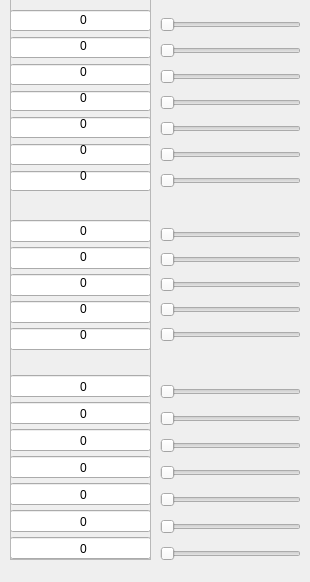
      <widget class="QWidget" name="tab_9">
       <attribute name="title">
        <string>2018</string>
       </attribute>
       <widget class="QFrame" name="verticalFrame_5">
        <property name="geometry">
         <rect>
          <x>10</x>
          <y>215</y>
          <width>141</width>
          <height>141</height>
         </rect>
        </property>
        <layout class="QVBoxLayout" name="verticalLayout_18">
         <property name="spacing">
          <number>0</number>
         </property>
         <property name="leftMargin">
          <number>0</number>
         </property>
         <property name="topMargin">
          <number>0</number>
         </property>
         <property name="rightMargin">
          <number>0</number>
         </property>
         <property name="bottomMargin">
          <number>0</number>
         </property>
         <item>
          <widget class="QLineEdit" name="lineEdit_2_1410"/>
         </item>
         <item>
          <widget class="QLineEdit" name="lineEdit_2_1420"/>
         </item>
         <item>
          <widget class="QLineEdit" name="lineEdit_2_1430"/>
         </item>
         <item>
          <widget class="QLineEdit" name="lineEdit_2_1450"/>
         </item>
         <item>
          <widget class="QLineEdit" name="lineEdit_2_1400"/>
         </item>
        </layout>
       </widget>
       <widget class="QFrame" name="verticalFrame_18">
        <property name="geometry">
         <rect>
          <x>10</x>
          <y>10</y>
          <width>141</width>
          <height>181</height>
         </rect>
        </property>
        <layout class="QVBoxLayout" name="verticalLayout_30">
         <property name="leftMargin">
          <number>0</number>
         </property>
         <property name="topMargin">
          <number>0</number>
         </property>
         <property name="rightMargin">
          <number>0</number>
         </property>
         <property name="bottomMargin">
          <number>0</number>
         </property>
         <item>
          <widget class="QLineEdit" name="lineEdit_2_1310">
           <property name="clearButtonEnabled">
            <bool>true</bool>
           </property>
          </widget>
         </item>
         <item>
          <widget class="QLineEdit" name="lineEdit_2_1320"/>
         </item>
         <item>
          <widget class="QLineEdit" name="lineEdit_2_1340"/>
         </item>
         <item>
          <widget class="QLineEdit" name="lineEdit_2_1350"/>
         </item>
         <item>
          <widget class="QLineEdit" name="lineEdit_2_1360"/>
         </item>
         <item>
          <widget class="QLineEdit" name="lineEdit_2_1370"/>
         </item>
         <item>
          <widget class="QLineEdit" name="lineEdit_2_1300"/>
         </item>
        </layout>
       </widget>
       <widget class="QFrame" name="verticalFrame_19">
        <property name="geometry">
         <rect>
          <x>10</x>
          <y>370</y>
          <width>141</width>
          <height>201</height>
         </rect>
        </property>
        <layout class="QVBoxLayout" name="verticalLayout_19">
         <property name="spacing">
          <number>0</number>
         </property>
         <property name="leftMargin">
          <number>0</number>
         </property>
         <property name="topMargin">
          <number>0</number>
         </property>
         <property name="rightMargin">
          <number>0</number>
         </property>
         <property name="bottomMargin">
          <number>0</number>
         </property>
         <item>
          <widget class="QLineEdit" name="lineEdit_2_1510"/>
         </item>
         <item>
          <widget class="QLineEdit" name="lineEdit_2_1520"/>
         </item>
         <item>
          <widget class="QLineEdit" name="lineEdit_2_1530"/>
         </item>
         <item>
          <widget class="QLineEdit" name="lineEdit_2_1540"/>
         </item>
         <item>
          <widget class="QLineEdit" name="lineEdit_2_1550"/>
         </item>
         <item>
          <widget class="QLineEdit" name="lineEdit_2_1500"/>
         </item>
         <item>
          <widget class="QLineEdit" name="lineEdit_2_1700"/>
         </item>
        </layout>
       </widget>
       <widget class="QFrame" name="verticalFrame_29">
        <property name="geometry">
         <rect>
          <x>160</x>
          <y>219</y>
          <width>141</width>
          <height>131</height>
         </rect>
        </property>
        <layout class="QVBoxLayout" name="verticalLayout_31">
         <property name="spacing">
          <number>2</number>
         </property>
         <property name="leftMargin">
          <number>0</number>
         </property>
         <property name="topMargin">
          <number>0</number>
         </property>
         <property name="rightMargin">
          <number>0</number>
         </property>
         <property name="bottomMargin">
          <number>0</number>
         </property>
         <item>
          <widget class="QSlider" name="horizontalSlider_2_1410">
           <property name="maximum">
            <number>1000000</number>
           </property>
           <property name="orientation">
            <enum>Qt::Horizontal</enum>
           </property>
          </widget>
         </item>
         <item>
          <widget class="QSlider" name="horizontalSlider_2_1420">
           <property name="maximum">
            <number>1000000</number>
           </property>
           <property name="orientation">
            <enum>Qt::Horizontal</enum>
           </property>
          </widget>
         </item>
         <item>
          <widget class="QSlider" name="horizontalSlider_2_1430">
           <property name="maximum">
            <number>1000000</number>
           </property>
           <property name="orientation">
            <enum>Qt::Horizontal</enum>
           </property>
          </widget>
         </item>
         <item>
          <widget class="QSlider" name="horizontalSlider_2_1450">
           <property name="maximum">
            <number>1000000</number>
           </property>
           <property name="orientation">
            <enum>Qt::Horizontal</enum>
           </property>
          </widget>
         </item>
         <item>
          <widget class="QSlider" name="horizontalSlider_2_1400">
           <property name="maximum">
            <number>1000000</number>
           </property>
           <property name="orientation">
            <enum>Qt::Horizontal</enum>
           </property>
          </widget>
         </item>
        </layout>
       </widget>
       <widget class="QFrame" name="verticalFrame_30">
        <property name="geometry">
         <rect>
          <x>160</x>
          <y>6</y>
          <width>141</width>
          <height>193</height>
         </rect>
        </property>
        <layout class="QVBoxLayout" name="verticalLayout_32">
         <property name="spacing">
          <number>0</number>
         </property>
         <property name="leftMargin">
          <number>0</number>
         </property>
         <property name="topMargin">
          <number>0</number>
         </property>
         <property name="rightMargin">
          <number>0</number>
         </property>
         <property name="bottomMargin">
          <number>0</number>
         </property>
         <item>
          <widget class="QSlider" name="horizontalSlider_2_1310">
           <property name="maximum">
            <number>1000000</number>
           </property>
           <property name="orientation">
            <enum>Qt::Horizontal</enum>
           </property>
          </widget>
         </item>
         <item>
          <widget class="QSlider" name="horizontalSlider_2_1320">
           <property name="maximum">
            <number>1000000</number>
           </property>
           <property name="orientation">
            <enum>Qt::Horizontal</enum>
           </property>
          </widget>
         </item>
         <item>
          <widget class="QSlider" name="horizontalSlider_2_1340">
           <property name="maximum">
            <number>1000000</number>
           </property>
           <property name="orientation">
            <enum>Qt::Horizontal</enum>
           </property>
          </widget>
         </item>
         <item>
          <widget class="QSlider" name="horizontalSlider_2_1350">
           <property name="maximum">
            <number>1000000</number>
           </property>
           <property name="orientation">
            <enum>Qt::Horizontal</enum>
           </property>
          </widget>
         </item>
         <item>
          <widget class="QSlider" name="horizontalSlider_2_1360">
           <property name="maximum">
            <number>1000000</number>
           </property>
           <property name="orientation">
            <enum>Qt::Horizontal</enum>
           </property>
          </widget>
         </item>
         <item>
          <widget class="QSlider" name="horizontalSlider_2_1370">
           <property name="maximum">
            <number>1000000</number>
           </property>
           <property name="orientation">
            <enum>Qt::Horizontal</enum>
           </property>
          </widget>
         </item>
         <item>
          <widget class="QSlider" name="horizontalSlider_2_1300">
           <property name="maximum">
            <number>1000000</number>
           </property>
           <property name="orientation">
            <enum>Qt::Horizontal</enum>
           </property>
          </widget>
         </item>
        </layout>
       </widget>
       <widget class="QFrame" name="verticalFrame_31">
        <property name="geometry">
         <rect>
          <x>160</x>
          <y>372</y>
          <width>141</width>
          <height>201</height>
         </rect>
        </property>
        <layout class="QVBoxLayout" name="verticalLayout_33">
         <property name="spacing">
          <number>0</number>
         </property>
         <property name="leftMargin">
          <number>0</number>
         </property>
         <property name="topMargin">
          <number>0</number>
         </property>
         <property name="rightMargin">
          <number>0</number>
         </property>
         <property name="bottomMargin">
          <number>0</number>
         </property>
         <item>
          <widget class="QSlider" name="horizontalSlider_2_1510">
           <property name="maximum">
            <number>1000000</number>
           </property>
           <property name="orientation">
            <enum>Qt::Horizontal</enum>
           </property>
          </widget>
         </item>
         <item>
          <widget class="QSlider" name="horizontalSlider_2_1520">
           <property name="maximum">
            <number>1000000</number>
           </property>
           <property name="orientation">
            <enum>Qt::Horizontal</enum>
           </property>
          </widget>
         </item>
         <item>
          <widget class="QSlider" name="horizontalSlider_2_1530">
           <property name="maximum">
            <number>1000000</number>
           </property>
           <property name="orientation">
            <enum>Qt::Horizontal</enum>
           </property>
          </widget>
         </item>
         <item>
          <widget class="QSlider" name="horizontalSlider_2_1540">
           <property name="maximum">
            <number>1000000</number>
           </property>
           <property name="orientation">
            <enum>Qt::Horizontal</enum>
           </property>
          </widget>
         </item>
         <item>
          <widget class="QSlider" name="horizontalSlider_2_1550">
           <property name="maximum">
            <number>1000000</number>
           </property>
           <property name="orientation">
            <enum>Qt::Horizontal</enum>
           </property>
          </widget>
         </item>
         <item>
          <widget class="QSlider" name="horizontalSlider_2_1500">
           <property name="maximum">
            <number>1000000</number>
           </property>
           <property name="orientation">
            <enum>Qt::Horizontal</enum>
           </property>
          </widget>
         </item>
         <item>
          <widget class="QSlider" name="horizontalSlider_2_1700">
           <property name="maximum">
            <number>1000000</number>
           </property>
           <property name="orientation">
            <enum>Qt::Horizontal</enum>
           </property>
          </widget>
         </item>
        </layout>
       </widget>
       <widget class="QFrame" name="frame_6">
        <property name="geometry">
         <rect>
          <x>10</x>
          <y>-1</y>
          <width>141</width>
          <height>561</height>
         </rect>
        </property>
        <property name="frameShape">
         <enum>QFrame::StyledPanel</enum>
        </property>
        <property name="frameShadow">
         <enum>QFrame::Raised</enum>
        </property>
        <widget class="QLabel" name="label_178">
         <property name="geometry">
          <rect>
           <x>50</x>
           <y>14</y>
           <width>47</width>
           <height>13</height>
          </rect>
         </property>
         <property name="text">
          <string>0</string>
         </property>
         <property name="alignment">
          <set>Qt::AlignCenter</set>
         </property>
        </widget>
        <widget class="QLabel" name="label_179">
         <property name="geometry">
          <rect>
           <x>50</x>
           <y>40</y>
           <width>47</width>
           <height>13</height>
          </rect>
         </property>
         <property name="text">
          <string>0</string>
         </property>
         <property name="alignment">
          <set>Qt::AlignCenter</set>
         </property>
        </widget>
        <widget class="QLabel" name="label_180">
         <property name="geometry">
          <rect>
           <x>50</x>
           <y>66</y>
           <width>47</width>
           <height>13</height>
          </rect>
         </property>
         <property name="text">
          <string>0</string>
         </property>
         <property name="alignment">
          <set>Qt::AlignCenter</set>
         </property>
        </widget>
        <widget class="QLabel" name="label_181">
         <property name="geometry">
          <rect>
           <x>50</x>
           <y>92</y>
           <width>47</width>
           <height>13</height>
          </rect>
         </property>
         <property name="text">
          <string>0</string>
         </property>
         <property name="alignment">
          <set>Qt::AlignCenter</set>
         </property>
        </widget>
        <widget class="QLabel" name="label_182">
         <property name="geometry">
          <rect>
           <x>50</x>
           <y>118</y>
           <width>47</width>
           <height>13</height>
          </rect>
         </property>
         <property name="text">
          <string>0</string>
         </property>
         <property name="alignment">
          <set>Qt::AlignCenter</set>
         </property>
        </widget>
        <widget class="QLabel" name="label_183">
         <property name="geometry">
          <rect>
           <x>50</x>
           <y>144</y>
           <width>47</width>
           <height>13</height>
          </rect>
         </property>
         <property name="text">
          <string>0</string>
         </property>
         <property name="alignment">
          <set>Qt::AlignCenter</set>
         </property>
        </widget>
        <widget class="QLabel" name="label_184">
         <property name="geometry">
          <rect>
           <x>50</x>
           <y>170</y>
           <width>47</width>
           <height>13</height>
          </rect>
         </property>
         <property name="text">
          <string>0</string>
         </property>
         <property name="alignment">
          <set>Qt::AlignCenter</set>
         </property>
        </widget>
        <widget class="QLabel" name="label_185">
         <property name="geometry">
          <rect>
           <x>50</x>
           <y>225</y>
           <width>47</width>
           <height>13</height>
          </rect>
         </property>
         <property name="text">
          <string>0</string>
         </property>
         <property name="alignment">
          <set>Qt::AlignCenter</set>
         </property>
        </widget>
        <widget class="QLabel" name="label_186">
         <property name="geometry">
          <rect>
           <x>50</x>
           <y>251</y>
           <width>47</width>
           <height>13</height>
          </rect>
         </property>
         <property name="text">
          <string>0</string>
         </property>
         <property name="alignment">
          <set>Qt::AlignCenter</set>
         </property>
        </widget>
        <widget class="QLabel" name="label_187">
         <property name="geometry">
          <rect>
           <x>50</x>
           <y>277</y>
           <width>47</width>
           <height>13</height>
          </rect>
         </property>
         <property name="text">
          <string>0</string>
         </property>
         <property name="alignment">
          <set>Qt::AlignCenter</set>
         </property>
        </widget>
        <widget class="QLabel" name="label_188">
         <property name="geometry">
          <rect>
           <x>50</x>
           <y>303</y>
           <width>47</width>
           <height>13</height>
          </rect>
         </property>
         <property name="text">
          <string>0</string>
         </property>
         <property name="alignment">
          <set>Qt::AlignCenter</set>
         </property>
        </widget>
        <widget class="QLabel" name="label_189">
         <property name="geometry">
          <rect>
           <x>50</x>
           <y>329</y>
           <width>47</width>
           <height>13</height>
          </rect>
         </property>
         <property name="text">
          <string>0</string>
         </property>
         <property name="alignment">
          <set>Qt::AlignCenter</set>
         </property>
        </widget>
        <widget class="QLabel" name="label_190">
         <property name="geometry">
          <rect>
           <x>50</x>
           <y>381</y>
           <width>47</width>
           <height>13</height>
          </rect>
         </property>
         <property name="text">
          <string>0</string>
         </property>
         <property name="alignment">
          <set>Qt::AlignCenter</set>
         </property>
        </widget>
        <widget class="QLabel" name="label_191">
         <property name="geometry">
          <rect>
           <x>50</x>
           <y>408</y>
           <width>47</width>
           <height>13</height>
          </rect>
         </property>
         <property name="text">
          <string>0</string>
         </property>
         <property name="alignment">
          <set>Qt::AlignCenter</set>
         </property>
        </widget>
        <widget class="QLabel" name="label_192">
         <property name="geometry">
          <rect>
           <x>50</x>
           <y>435</y>
           <width>47</width>
           <height>13</height>
          </rect>
         </property>
         <property name="text">
          <string>0</string>
         </property>
         <property name="alignment">
          <set>Qt::AlignCenter</set>
         </property>
        </widget>
        <widget class="QLabel" name="label_193">
         <property name="geometry">
          <rect>
           <x>50</x>
           <y>462</y>
           <width>47</width>
           <height>13</height>
          </rect>
         </property>
         <property name="text">
          <string>0</string>
         </property>
         <property name="alignment">
          <set>Qt::AlignCenter</set>
         </property>
        </widget>
        <widget class="QLabel" name="label_194">
         <property name="geometry">
          <rect>
           <x>50</x>
           <y>489</y>
           <width>47</width>
           <height>13</height>
          </rect>
         </property>
         <property name="text">
          <string>0</string>
         </property>
         <property name="alignment">
          <set>Qt::AlignCenter</set>
         </property>
        </widget>
        <widget class="QLabel" name="label_195">
         <property name="geometry">
          <rect>
           <x>50</x>
           <y>516</y>
           <width>47</width>
           <height>13</height>
          </rect>
         </property>
         <property name="text">
          <string>0</string>
         </property>
         <property name="alignment">
          <set>Qt::AlignCenter</set>
         </property>
        </widget>
        <widget class="QLabel" name="label_196">
         <property name="geometry">
          <rect>
           <x>50</x>
           <y>543</y>
           <width>47</width>
           <height>13</height>
          </rect>
         </property>
         <property name="text">
          <string>0</string>
         </property>
         <property name="alignment">
          <set>Qt::AlignCenter</set>
         </property>
        </widget>
       </widget>
      </widget>
